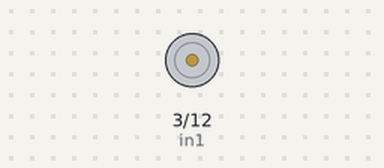
Bench run of a sketch on a simulated Arduino Uno, built with avr-gcc and run on an emulated ATmega328P. Shown: motor-driver pin pairs drawn as motors (green arrow = first pin HIGH = forward, orange = second pin HIGH = backward, longer = more drive, scaled by the enable pin).

Above: at 0.7 s.
At 5.48 s:
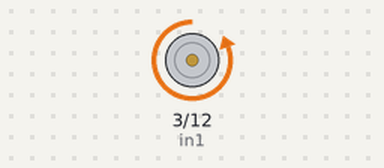
Timing chart, 0 to 8.7 s (numbered marks = the images above):
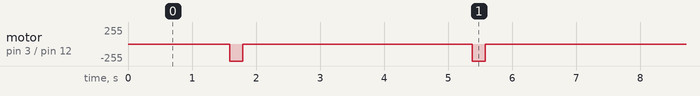

Measured:
- by itself, motor on pin 3 (in1) / pin 12 (in2): alternates backward 255/255 for 0.20 s and stopped for 3.6 s

The sketch:

Knob.ino
```cpp
// Motor A
int enA = 2;
int in1 = 3;
int in2 = 12;
int f = 1390;
int b = 1290;

void setup() {
  // Set all the motor control pins to outputs
  pinMode(enA, OUTPUT);
  pinMode(in1, OUTPUT);
  pinMode(in2, OUTPUT);

  // Set motor A speed
  analogWrite(enA, 255);  // You can adjust the speed (0-255) here
}

void loop() {
  // Run the motor in one direction
  //digitalWrite(in1, HIGH);//clockwise
  //digitalWrite(in2, LOW);

  delay(f);  // Run for 2 seconds

  // Stop the motor
  digitalWrite(in1, LOW);
  digitalWrite(in2, LOW);

  delay(200);  // Pause for 1 second

  // Run the motor in the other direction
  digitalWrite(in1, LOW); // anti
  digitalWrite(in2, HIGH);

  delay(200);  // Run for 2 seconds peechhe

  // Stop the motor
  digitalWrite(in1, LOW);
  digitalWrite(in2, LOW);

  delay(2000);  // Pause for 1 second
}
```
